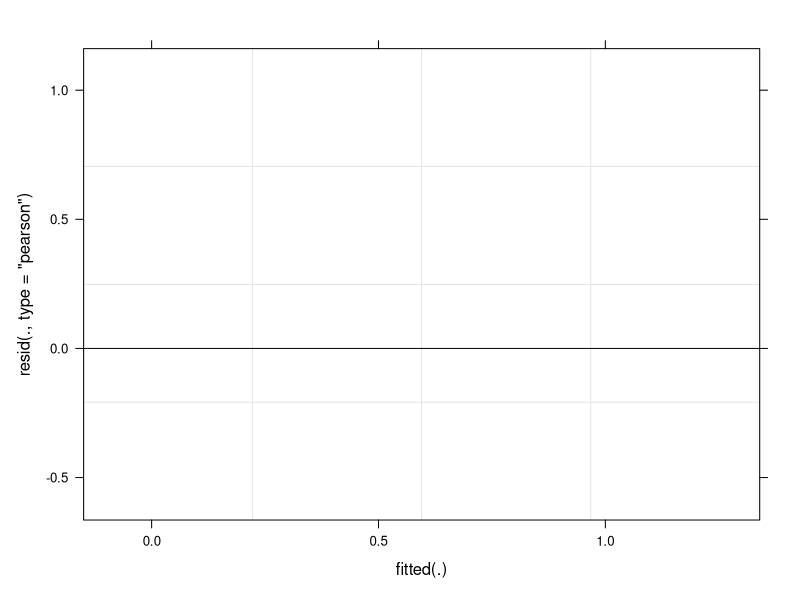
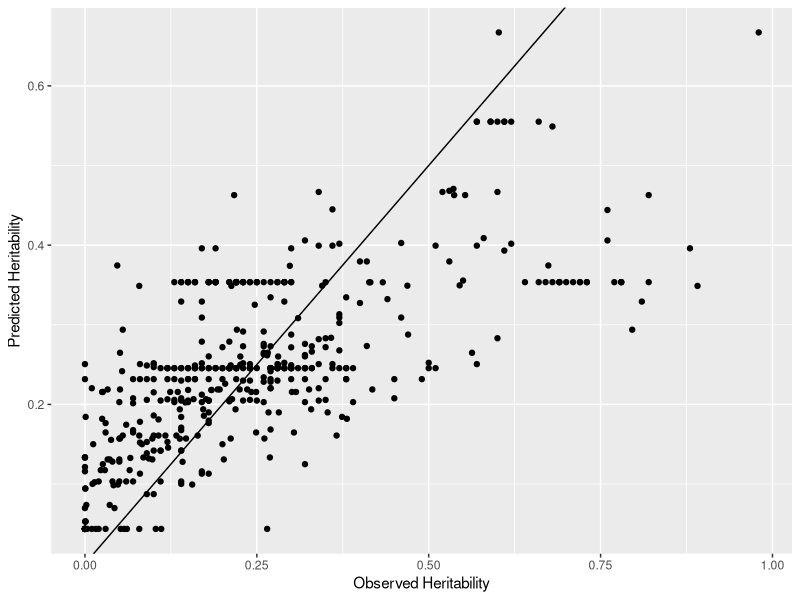
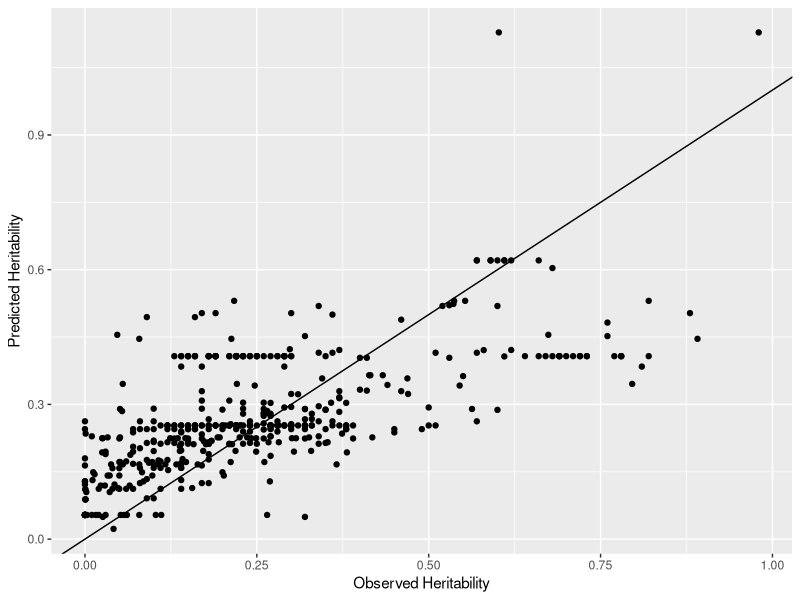

R code for these plots, in order: (Note: this script raises an error after producing the figures.)

getwd()
data<-read.csv("Data/Compiled2.csv")

library(ape)
library(dplyr)
library(lme4)
library(phytools)
library(ggplot2)
library(effects)
library(lmtest)

data

head(data)
str(data)

Mod1<- lmer(Heritability ~ Vert + Thermy + D.W + L.F + Behavior + (1 | Study.ID), data = data) 
summary(Mod1)

# Code fits a mixed effects model with a fixed effect for each of the variables Vert, Thermy, D.W., L.F., and Behavior, and a random intercept for each Study.ID. 
#The response variable is Heritability. The lmer() function estimates the coefficients of the fixed and random effects, as well as the residual variance. 
#The summary() function provides the estimated coefficients and their standard errors, as well as the t-value and p-value for each coefficient. 
#Additionally, the summary includes information about the estimated variance components and the residual standard deviation.


Mod2<- lmer(Heritability~Behavior + (1 | Study.ID), data=data)

# Mod 2 tests the relationship between Heritability and Behavior while accounting for the clustering of the data by Study.ID

Mod3<- lmer(Zr~Behavior + (1 | Study.ID), data=data)
summary(Mod3)

#Model looking at the effect of different behavior on the transformed value of heritability. From the summary none are statistically signficant
# However "Social" Behavior had the lowest t-value (0.023)


# Not able to run model with Behavior as Response variable because it is not numeric

Mod4<- lmer(Zr~Behavior + Phylum*Class + (1 | Study.ID), data=data)
summary(Mod4)

#Model looking at transformed heritability and behavior with phylum as a fixed effect and study ID as random effect.

# Study ID needs to be kept as a random effect because this was a meta analysis and different studies were used. 

Mod5<- lmer(Zr~Behavior + Class*Family + (1 | Study.ID), data=data)
summary(Mod5)

# Test fitted Model for (Near) Singularity - > variances of one or more linear combinations of effects are zero.


Mod6 <-lmer(Zr ~ Behavior + Genus + (1 | Study.ID), data=data)
summary(Mod6)

Mod7 <-lmer(Zr ~ Behavior + Family + (1 | Study.ID), data=data)
Mod8 <-lmer(Zr ~ Behavior + Class + (1 | Study.ID), data=data)
Mod9 <-lmer(Zr ~ Behavior + Order + (1 | Study.ID), data=data)
Mod10 <-lmer(Zr ~ Behavior + species.epithet + (1 | Study.ID), data=data)

summary(Mod10)

#Likelihood ratio testing
lrtest(Mod9, Mod10)

#Likelyhood ratio test for all models
lrtest(Mod3, Mod4, Mod5, Mod6, Mod7, Mod8, Mod9, Mod10)
#According to this LRT 

# AIC Testing
AIC(Mod3) #Lowest AIC value
AIC(Mod4)
AIC(Mod5)
AIC(Mod6)
AIC(Mod7)
AIC(Mod8)
AIC(Mod9)
AIC(Mod10)

AIC(Mod10) - AIC(Mod9)

exp(0.5*AIC(Mod9)-0.5*AIC(Mod10))


# rough visualization of data and models 
plot(Mod6, type="residuals")

ggplot(data, aes(x = Heritability, y = predict(Mod1))) +
  geom_point() +
  geom_abline(intercept = 0, slope = 1) +
  xlab("Observed Heritability") +
  ylab("Predicted Heritability")

ggplot(data, aes(x = Heritability, y = predict(Mod3))) +
  geom_point() +
  geom_abline(intercept = 0, slope = 1) +
  xlab("Observed Heritability") +
  ylab("Predicted Heritability")

# Model not fitting the data

#. Trying a marginal effects model
plot(effect("Behavior", Mod6))
plot(effect("Behavior", Mod3))

# Looking at phylogenetic tree
Tree<-read.newick("Data/Dochter_etal(TREE).txt")
